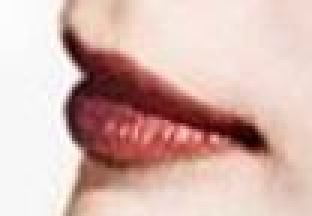
#> input picture moubanpipei/1.JPG, 104 x 72 px, given as the content of the folder /home/lqy/Data/phone/628-chhose/, which was not available (shown 3 times larger)
$ python dir_log_match.py
#> lines starting #> are read from the running program, lines starting #| are printed output that depends on the picture; pictures that were not available may be replaced by others from this repository, and a replacement may not be noted
import cv2 as cv
import numpy as np
from matplotlib import pyplot as plt
import os
# -*- coding: UTF-8 -*-
import cv2
import matplotlib.pyplot as plt
import numpy as np
import   pytesseract
import cv2
import  random
from PIL import Image
from matplotlib import pyplot as plt
# 读取图像
import cv2 as cv
import numpy as np
from matplotlib import pyplot as plt
import os


def mkdir(path):  # 判断是否存在指定文件夹，不存在则创建
    # 引入模块
    import os

    # 去除首位空格
    path = path.strip()
    # 去除尾部 \ 符号
    path = path.rstrip("\\")

    # 判断路径是否存在
    # 存在     True
    # 不存在   False
    isExists = os.path.exists(path)
    # 判断结果
    if not isExists:
        # 如果不存在则创建目录
        # 创建目录操作函数
        os.makedirs(path)
        print('mkdir'+path)
        return True
    else:
        return False
# 遍历指定目录，显示目录下的所有文件名
def eachFile(filepath):
#> called with filepath = '/home/lqy/Data/phone/628-chhose/'
    pathDir =  os.listdir(filepath)
    child_file_name=[]
    full_child_file_list = []
    for allDir in pathDir:
        child = os.path.join('%s%s' % (filepath, allDir))
        #print child.decode('gbk') # .decode('gbk')是解决中文显示乱码问题
        full_child_file_list.append(child)
        child_file_name.append(allDir)
    return  full_child_file_list,child_file_name
def creat_img(im_name,angle, Scale,num_img,result_dir):
#> called with angle = 0, Scale = 5, num_img = 100
    print(im_name)
    img = cv2.imread(im_name, 0)
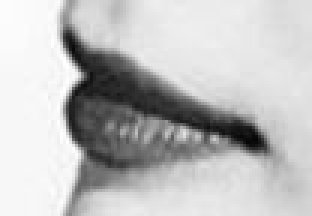
#> img: shape (72, 104) (shown 3 times larger); min 5, max 255, mean 191.1
    w_img, h_img = img.shape[::-1]
#> w_img = 104; h_img = 72
    for i in range(num_img):
        romote_angle = random.uniform( -angle, angle)
        change_Scale = random.uniform(1-Scale/100.,1+Scale/100.)
        # Scale_img = cv2.resize(img2,change_Scale)
        M = cv2.getRotationMatrix2D((w_img / 2, h_img / 2), romote_angle, change_Scale)
        dst = cv2.warpAffine(img, M, (w_img, h_img))
        result_dir =  result_dir
        img_result_file = result_dir + im_name.split('/')[-1].replace('.','') + '_' + str(romote_angle).replace('.', '_') + '_' + str(
            change_Scale).replace('.', '_') + '.bmp'
        cv.imwrite(img_result_file, dst)
#> this loop made 100 passes
#> pass 1, in creat_img, `dst = cv2.warpAffine(img, M, (w_img, h_img))`:
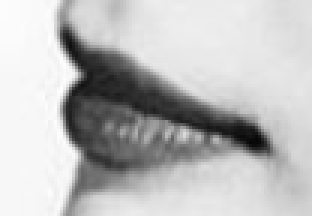
#> dst: shape (72, 104) (shown 3 times larger); min 7, max 254, mean 189.1
#> pass 2, in creat_img, `dst = cv2.warpAffine(img, M, (w_img, h_img))`:
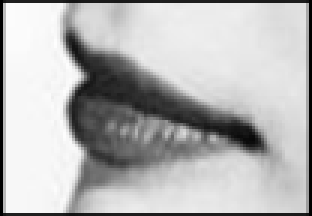
#> dst: shape (72, 104) (shown 3 times larger); min 0, max 254, mean 182
#> pass 3, in creat_img, `dst = cv2.warpAffine(img, M, (w_img, h_img))`:
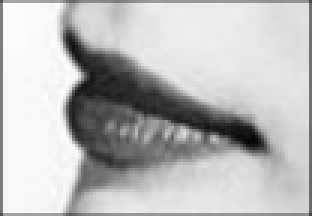
#> dst: shape (72, 104) (shown 3 times larger); min 6, max 255, mean 187.5

def get_result(img_path,template_path,result_path,crop_path):
#> called with template_path = '/home/lqy/Data/phone/628_cut/1.JPG/1.JPG'
    template = cv.imread(template_path, 0)
    im_names = os.listdir(img_path)
    w, h = template.shape[::-1]
#> w = 104; h = 72
    # methods = ['cv.TM_CCOEFF', 'cv.TM_CCOEFF_NORMED', 'cv.TM_CCORR',
    #               'cv.TM_CCORR_NORMED', 'cv.TM_SQDIFF', 'cv.TM_SQDIFF_NORMED']
    methods = ['cv.TM_CCOEFF_NORMED', 'cv.TM_CCORR_NORMED']  # 'cv.TM_CCOEFF', CCORR,SQDIFF not very good
    for im_name in im_names:
        imname = os.path.splitext(im_name)[0]
        ext = os.path.splitext(im_name)[1]
        # if ext not in ['.jpg', '.JPG', '.bmp']:
        if ext not in ['.bmp']:
            continue
        im_file = os.path.join(img_path, im_name)
        img = cv.imread(im_file, 0)
        w_img, h_img = img.shape[::-1]
        img2 = img.copy()
        # All the 6 methods for comparison in a list
        for meth in methods:
            img = img2.copy()
            method = eval(meth)
            # Apply template Matching
            res = cv.matchTemplate(img, template, method)
            min_val, max_val, min_loc, max_loc = cv.minMaxLoc(res)
            # If the method is TM_SQDIFF or TM_SQDIFF_NORMED, take minimum
            if method in [cv.TM_SQDIFF, cv.TM_SQDIFF_NORMED]:
                top_left = min_loc
            else:
                top_left = max_loc

            logo_result_file = crop_path + imname + 'logo' + '_' + meth + '.bmp'
            cv.imwrite(logo_result_file, img[top_left[1]:top_left[1] + h, top_left[0]:top_left[0] + w])

            bottom_right = (top_left[0] + w, top_left[1] + h)
            cv.rectangle(img, top_left, bottom_right, (0, 0, 255), 3)

            img_result_file = result_path + imname + '_' + meth + '.bmp'
            cv.imwrite(img_result_file, img)
            print(img_result_file)


if __name__ == '__main__':
    cut_dir = '/home/lqy/Data/phone/628_cut/'
    first_dir = '/home/lqy/Data/phone/628-chhose/'
    second_full_dir,second_child_dir = eachFile(first_dir)
    angle = 0                   #(-5,+5)
    Scale = 5                   #(-Scale/10,Scale/10)
    num_img =  100              #creat how many image
    result_dir = '/home/lqy/Data/phone/628-data-add'+str(angle)+'_'+str(Scale)+'/'
    mkdir(result_dir)
    detect_result_dir  =  result_dir.replace('628','result_628')
    mkdir(detect_result_dir)
    for dir in second_full_dir:
        third_full_dir,third_child_dir = eachFile(dir+'/')
        x_dir = result_dir+dir.split('/')[-1]
        mkdir(x_dir)
        for  im_name in third_full_dir:
            creat_img(im_name,angle,Scale,num_img,x_dir+'/')
            cut_img =cut_dir + im_name.split('/')[-2]+'/'+im_name.split('/')[-1]
            every_detect_result_dir = detect_result_dir + im_name.split('/')[-2]+'/'
            mkdir(every_detect_result_dir)
            every_cut_detect_result_dir  = every_detect_result_dir + 'cut' +'/'
            mkdir(every_cut_detect_result_dir)
            get_result( result_dir+im_name.split('/')[-2]+'/', cut_img, every_detect_result_dir,every_cut_detect_result_dir)

$ run again, on moubanpipei/timg.jpg
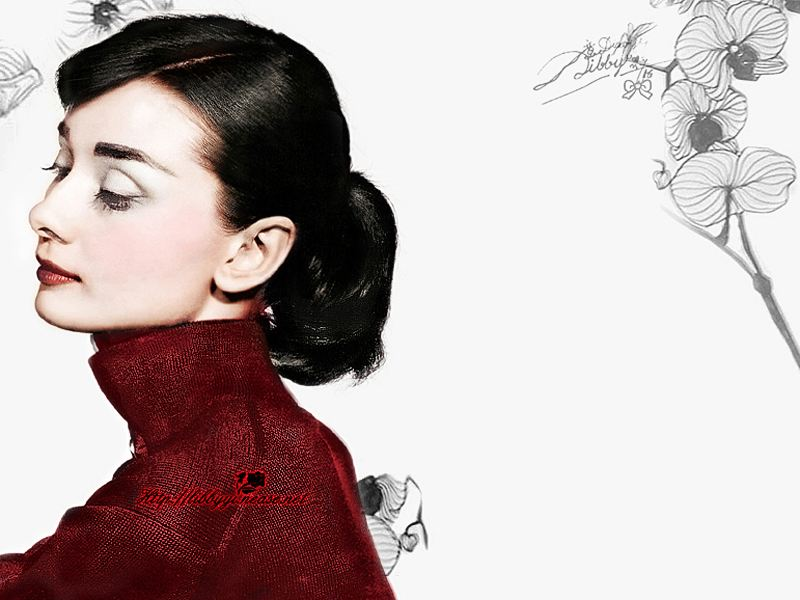
#> input picture moubanpipei/timg.jpg, 800 x 600 px, given as the content of the folder /home/lqy/Data/phone/628-chhose/, which was not available
#> in creat_img, `img = cv2.imread(im_name, 0)`:
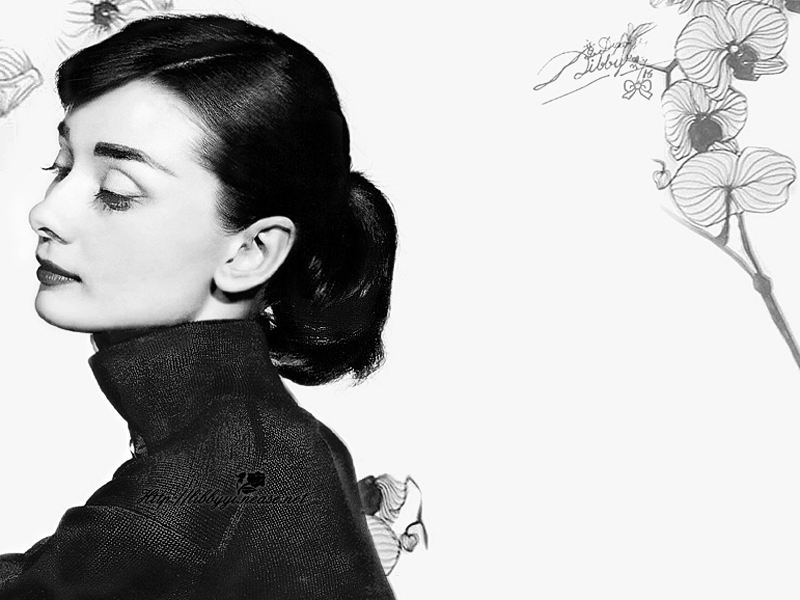
#> img: shape (600, 800); min 0, max 255, mean 182
#> the loop in creat_img, `for i in range(num_img):` made 100 passes
#> pass 3, in creat_img, `dst = cv2.warpAffine(img, M, (w_img, h_img))`:
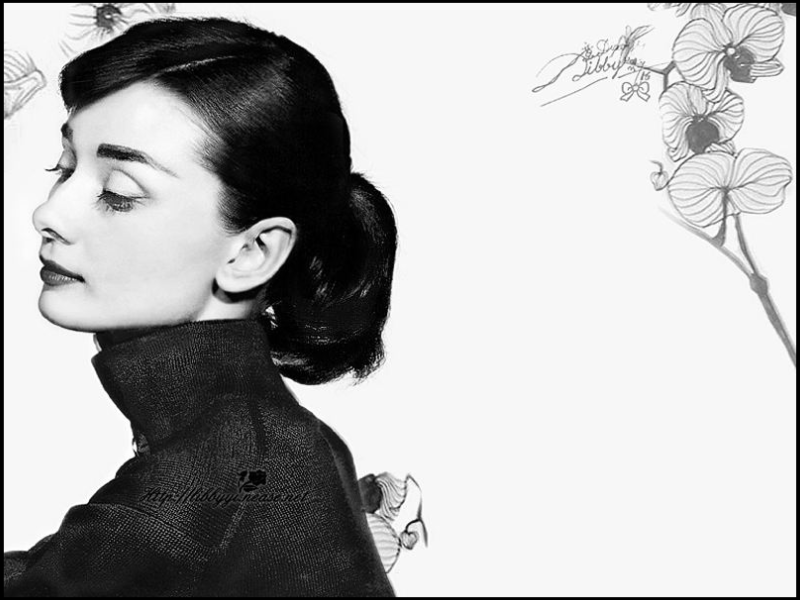
#> dst: shape (600, 800); min 0, max 255, mean 178.5
